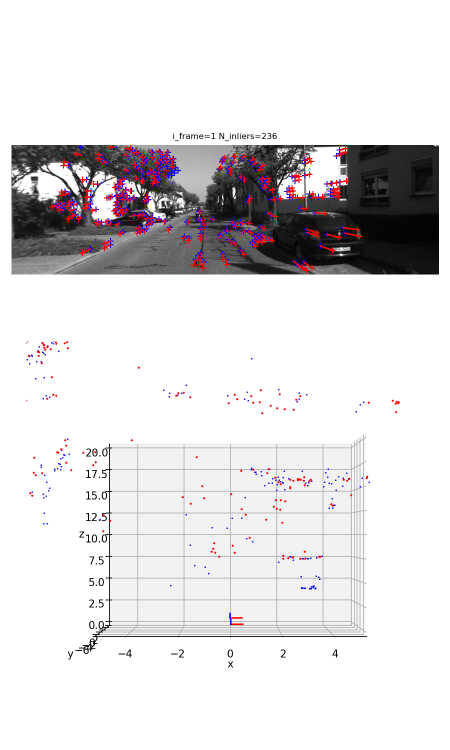
#> input picture prob2_1.png, 900 x 1500 px, given in place of 000000.png, which was not available (shown at 1/2 size)
$ jupyter execute --allow-errors Code.ipynb   (shell and % lines are left out)   (text cells are left out)
#> lines starting #> are read from the running program, lines starting #| are printed output that depends on the picture; after the words box and inside, x2 and y2 are one past the last pixel; in counts of white or black regions, pixels touching at a corner belong together; pictures that were not available may be replaced by others from this repository, and a replacement may not be noted
### mae6292/tools.py
import matplotlib.pyplot as plt
import numpy as np
import cv2
import scipy.linalg as linalg
import scipy.signal
import scipy.spatial.distance
from mpl_toolkits.mplot3d import Axes3D
from matplotlib.patches import Polygon
from mpl_toolkits.mplot3d.art3d import Poly3DCollection

class WireFrameCamera:
    # [25 lines left out: functions __init__, draw, not called in this run]

class ChessBoard:
    faces=[(0,1,2,3)]
    square_vertices = np.zeros((3, 4))
    square_vertices[:,0] = [0,0,0]
    square_vertices[:,1] = [1,0,0]
    square_vertices[:,2] = [1,1,0]
    square_vertices[:,3] = [0,1,0]

    def __init__(self, CHECKER=(8,6), origin=(0.0)):
        self.origin = origin
        self.CHECKER = CHECKER

    # [173 lines left out: functions draw, calibrateCamera_Tsai, convolve2d, filter2d, harris_corner, select_keypoints, not called in this run]


def describe_keypoints(img, keypoints, W):
    # Extract descriptors as patches centered at keypoints
    # INPUT
    #   img: image
    #   keypoints: list of (u,v) for keypoints
    #   W: descriptor patch size
    # OUTPUT
    # descriptor: array of len(keypoints) by (2*W+1)**2
    descriptors = np.zeros( ((2*W+1)**2, len(keypoints) ))
    img_padded = cv2.copyMakeBorder(img, W, W, W, W, cv2.BORDER_CONSTANT, 0)

    for i, keypoint in enumerate(keypoints):
        u, v = keypoint
        descriptors[:,i]= img_padded[u:u+2*W+1, v:v+2*W+1].reshape((2*W+1)**2,).astype('uint8')

    return descriptors


# [263 lines left out: functions match_descriptors, compute_disparity, hat, disparity2PC, triangulation, essentialmatrix2RT and 4 more, not called in this run]

### Code.ipynb
[cell 1]
import numpy as np
import cv2
import matplotlib.pyplot as plt
import math
import scipy.signal
import scipy.linalg
import mae6292.tools as mae6292
import importlib

from mae6292.imshow import cv2_imshow

[cell 2]
img_database = cv2.imread('data/000000.png',cv2.IMREAD_GRAYSCALE)
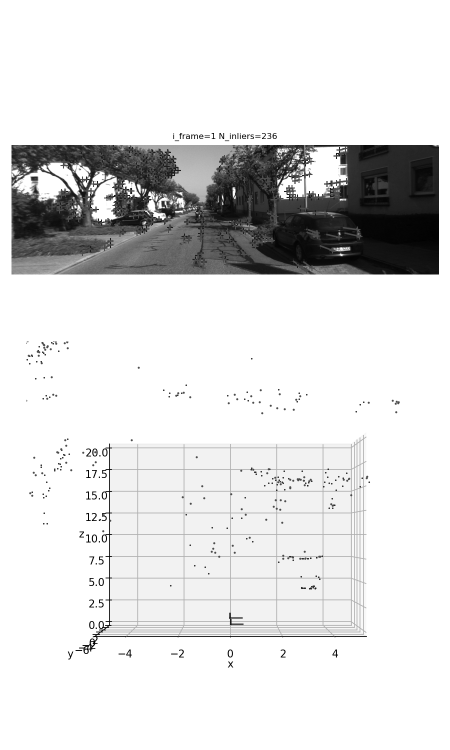
#> img_database: shape (1500, 900) (shown at 1/2 size); min 0, max 255, mean 222.3
keypoints_database = list(map(tuple, np.loadtxt('data/keypoints.txt', dtype='int')-1)) # list of (row, col)
K = np.loadtxt('data/K.txt')
p_W_landmarks = np.loadtxt('data/p_W_landmarks.txt').T

plt.figure(dpi=120)
plt.imshow(img_database,cmap='gray')
plt.plot(np.array(keypoints_database).T[1,:],np.array(keypoints_database).T[0,:],'r+')
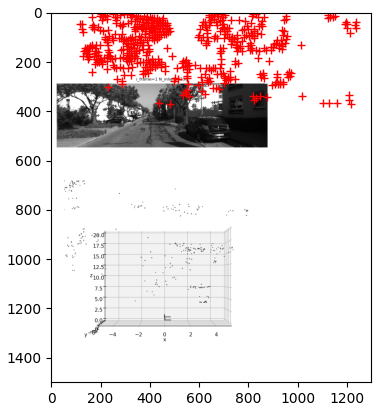
#> figure drawn by matplotlib, 1 panel

[cell 3]
W_harris_patch = 4 # size of Harris patch
harris_kappa = 0.08 # parameters of Harris score
W_nms = 8 # size of non-maximum suppresion for keypoints seclection
W_descriptor = 9 # size of descriptor patch
lambda_match = 6 # paramter of descriptor matching

# Initial values
# N_keypoint = 1000 # number of keypoints
# N_iter = 1000 # number of RANSAC iteration
# tol_inlier = 10 # tolerance of RANSIC inliner in pixels

#New values of the 3 parameters
N_keypoint = 1600
N_iter = 1700
tol_inlier = 12

# 1. imq_database: compute descriptor
#> (the rest of this cell did not finish here and is left out)

#> in describe_keypoints, `img_padded = cv2.copyMakeBorder(img, W, W, W, W, cv2.BORDER_CONSTANT, 0)`:
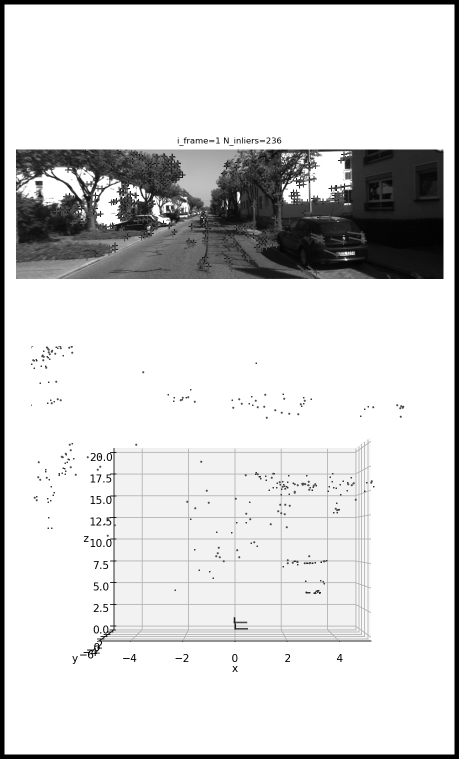
#> img_padded: shape (1518, 918) (shown at 1/2 size); min 0, max 255, mean 215.4
#> after the loop in describe_keypoints, `for i, keypoint in enumerate(keypoints):`:
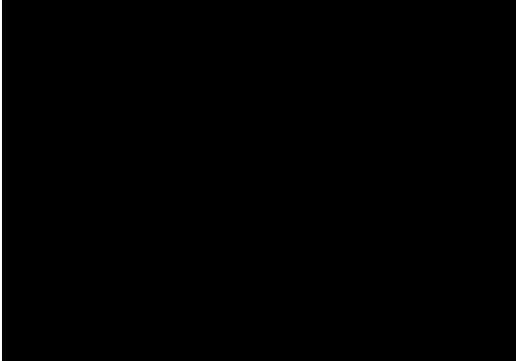
#> descriptors: shape (361, 516) float64; 0.39% white; 1 white region, box (x1, y1, x2, y2) and area: (0, 0, 2, 361) 722

# 2. imq_query: load query image, detect keypoints, and compute descriptor
i_frame = 1
img_query_filename = "data/{:06d}.png".format(i_frame)
img_query = cv2.imread(img_query_filename,cv2.IMREAD_GRAYSCALE)
harris_score_query = mae6292.harris_corner(img_query, W_harris_patch, harris_kappa)
keypoints_query = mae6292.select_keypoints(harris_score_query, N_keypoint, W_nms)
descriptors_query = mae6292.describe_keypoints(img_query, keypoints_query, W_descriptor)

# 3. match descriptors
match, distance = mae6292.match_descriptors(descriptors_query, descriptors_database, lambda_match)
index_match = np.where(match>=0)[0].tolist()

# 4. extract matched keypoints and 3D world coordinates
keypoints_query_matched = [keypoints_query[i] for i in index_match]
keypoints_database_matched = [keypoints_database[match[i]] for i in index_match]
p_W_matched = p_W_landmarks[:, match[index_match]]

p_matched = np.array(keypoints_query_matched).T
p_matched = p_matched[[1,0],:]
p_matched = np.concatenate((p_matched, np.ones((1,p_matched.shape[1])) ), axis=0)
p_W_matched = p_W_landmarks[:, match[index_match]]
p_W_matched = np.concatenate((p_W_matched, np.ones((1,p_W_matched.shape[1])) ), axis=0)

# 5. estimate pose with RANSAC
R, T, M, N_inliers, i_inliers = mae6292.estimate_pose_RANSAC_DLT(p_matched, p_W_matched, K, N_iter, tol_inlier, display_iter=True)
print(-R.T@T)

[cell 4]
fig = plt.figure(dpi=150,figsize=(6,10))

fig.add_subplot(2, 1, 1)
#> (the rest of this cell did not finish here and is left out)

[cell 5]
import numpy as np
import cv2
import matplotlib.pyplot as plt

# Constants
W_harris_patch = 4
harris_kappa = 0.08
W_nms = 8
W_descriptor = 9
lambda_match = 6

# N_keypoint = 1000
# N_iter = 1000
# tol_inlier = 10

N_keypoint = 1600
N_iter = 1700
tol_inlier = 12

# Load database image and keypoints
img_database = cv2.imread('data/000000.png', cv2.IMREAD_GRAYSCALE)
keypoints_database = list(map(tuple, np.loadtxt('data/keypoints.txt', dtype='int')-1))
#> (the rest of this cell did not finish here and is left out)

K = np.loadtxt('data/K.txt')
p_W_landmarks = np.loadtxt('data/p_W_landmarks.txt').T

# Initialize list to store the number of inliers for each frame
N_inliers = []

# Pose estimation for frames 1 to 9
for i_frame in range(1, 10):  # Loop from frame 1 to 9
    img_query_filename = f"data/{i_frame:06d}.png"
    img_query = cv2.imread(img_query_filename, cv2.IMREAD_GRAYSCALE)

    # Detect keypoints and compute descriptor for the query image
    harris_score_query = mae6292.harris_corner(img_query, W_harris_patch, harris_kappa)
    keypoints_query = mae6292.select_keypoints(harris_score_query, N_keypoint, W_nms)
    descriptors_query = mae6292.describe_keypoints(img_query, keypoints_query, W_descriptor)

    # Match descriptors between query and database
    match, distance = mae6292.match_descriptors(descriptors_query, descriptors_database, lambda_match)
    index_match = np.where(match >= 0)[0].tolist()

    # Extract matched keypoints and 3D world coordinates
    keypoints_query_matched = [keypoints_query[i] for i in index_match]
    keypoints_database_matched = [keypoints_database[match[i]] for i in index_match]
    p_W_matched = p_W_landmarks[:, match[index_match]]

    # Prepare data for pose estimation
    p_matched = np.array(keypoints_query_matched).T[[1, 0], :]
    p_matched = np.concatenate((p_matched, np.ones((1, p_matched.shape[1]))), axis=0)
    p_W_matched = np.concatenate((p_W_matched, np.ones((1, p_W_matched.shape[1]))), axis=0)

    # Estimate pose with RANSAC
    _, _, _, N_inliers_frame, _ = mae6292.estimate_pose_RANSAC_DLT(p_matched, p_W_matched, K, N_iter, tol_inlier)
    N_inliers.append(N_inliers_frame)

# Plotting N_inliers vs. frame number
plt.figure(figsize=(10, 6))
plt.plot(range(1, 10), N_inliers, marker='o', linestyle='-', color='b')
plt.title('Number of Inliers vs. Frame Number')
plt.xlabel('Frame Number')
plt.ylabel('Number of Inliers')
plt.xticks(range(1, 10))
plt.grid(True)

# Save the plot
plt.savefig('prob1b.png')
plt.show()

[cell 6]
'''
The number of inliers might decrease due to factors such as changes in the scene variations in image quality,
or inaccuracies in keypoint matching.

(1)Decrease N_keypoint: means the algorithm has fewer features to match or to base the model estimation on.
    This can lead to more mismatches or incorrect geometric interpretations, increasing the number of outliers.
    However, too few keypoints might making it hard to estimate a model in the first place.

(2)Decrease N_iter:in an iterative algorithm (like RANSAC),can lead to an increase in outliers. This is because
    the algorithm has fewer chances to find a consistent set of inliers and hence might settle on a less optimal
    model that does not fit many of the observations.

(3)Increase tol_inlier: leads to a model that fits poorly to the data because it's too "forgiving" in what it considers
    as fitting.The actual effect of this change can be highly dependent on the data distribution.'''

[cell 7]
''' Initial values
    N_keypoint = 1000 # number of keypoints
    N_iter = 1000 # number of RANSAC iteration
    tol_inlier = 10 # tolerance of RANSIC inliner in pixels'''

# Adjusting parameters for RANSAC DLT localization
N_keypoint = 1600
N_iter = 1700
tol_inlier = 12

#> (a cell that did not finish here is left out)

$ run again, on prob2_5.png
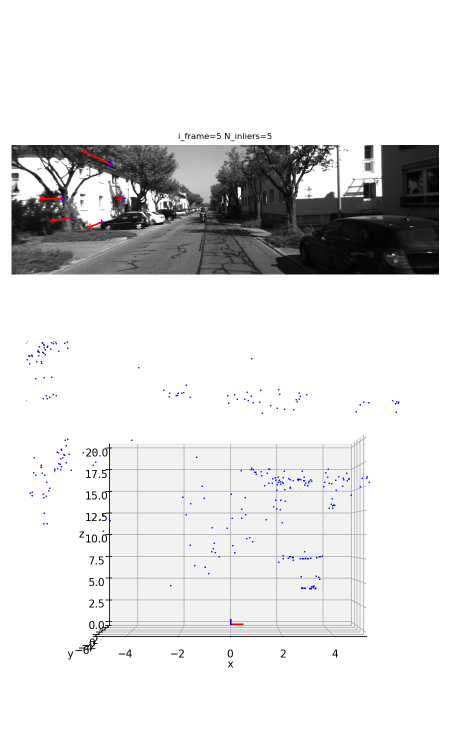
#> input picture prob2_5.png, 900 x 1500 px, given in place of 000000.png, which was not available (shown at 1/2 size)
#> `[cell 2] img_database = cv2.imread('data/000000.png',cv2.IMREAD_GRAYSC..`:
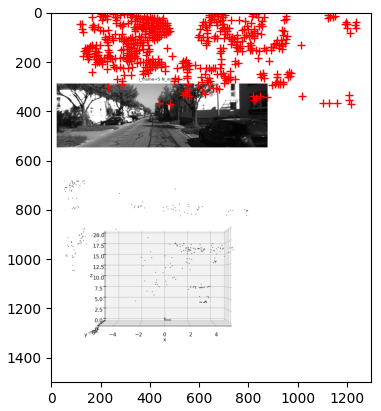
#> figure drawn by matplotlib, 1 panel
#> in describe_keypoints, `img_padded = cv2.copyMakeBorder(img, W, W, W, W, cv2.BORDER_CONSTANT, 0)`:
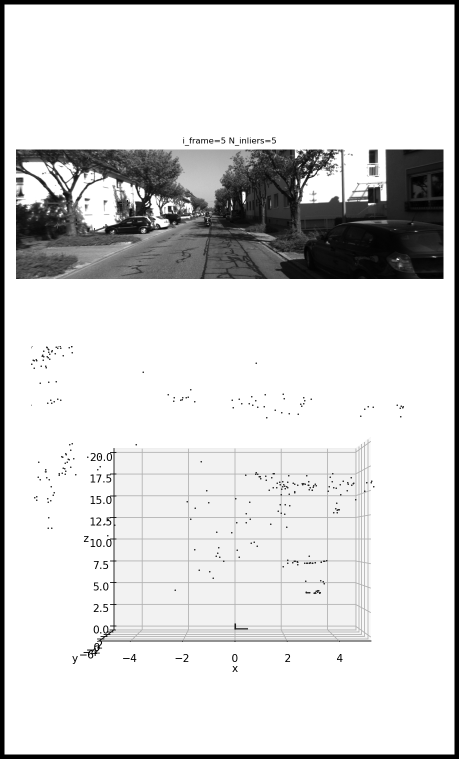
#> img_padded: shape (1518, 918) (shown at 1/2 size); min 0, max 255, mean 217.1
